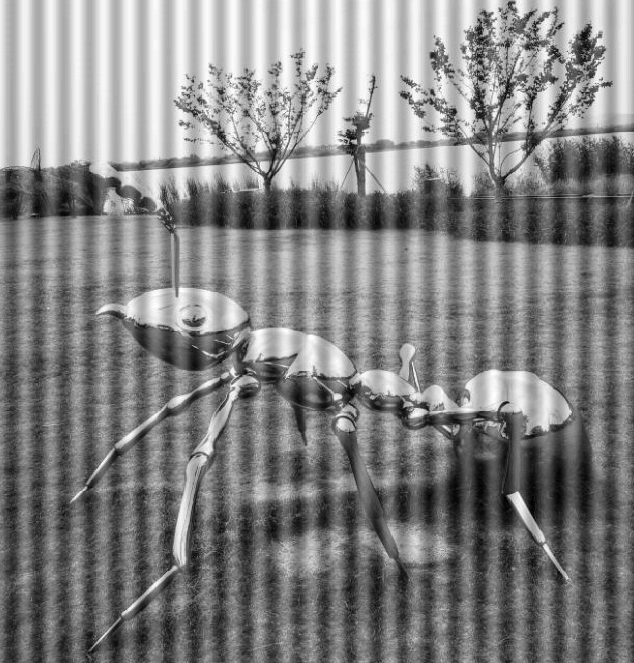
#> input picture .vscode/opencv/3-1-4.png, 634 x 663 px, found by its file name
$ python remove_stripes.py
#> lines starting #> are read from the running program, lines starting #| are printed output that depends on the picture; after the words box and inside, x2 and y2 are one past the last pixel; in counts of white or black regions, pixels touching at a corner belong together
#> further down, img is the input picture: shape (663, 634); min 0, max 255, mean 131
import cv2
import numpy as np
import matplotlib.pyplot as plt

def remove_vertical_stripes(img, notch_width=3, threshold_rel=0.1, exclusion_rel=0.02):
    """去除灰度图像中的垂直周期条纹噪声"""
#> called with notch_width = 3, threshold_rel = 0.1, exclusion_rel = 0.02
    rows, cols = img.shape
#> rows = 663; cols = 634

    # 1. 计算列平均 profile，并对其做FFT来检测条纹频率
    profile = img.mean(axis=0)
#> profile = 634 values, max 183.6 at index 181, min 69.41 at index 585, mean 131
    fft_profile = np.fft.fft(profile)
    fft_profile_shift = np.fft.fftshift(fft_profile)
    mag_profile = np.abs(fft_profile_shift)
#> mag_profile = 634 values, max 83083.9 at index 317, min 2.96 at index 534, mean 321.6

    center = cols // 2
#> center = 317
    exclusion = int(max(1, cols * exclusion_rel))
#> exclusion = 12
    threshold = mag_profile.max() * threshold_rel
#> threshold = 8308.4
    peak_indices = np.where(
        (mag_profile > threshold) & (np.abs(np.arange(cols) - center) > exclusion)
    )[0]
#> peak_indices = [293, 341]

    # 2. 图像的二维DFT
    dft = cv2.dft(np.float32(img), flags=cv2.DFT_COMPLEX_OUTPUT)
    complex_spec = dft[:, :, 0] + 1j * dft[:, :, 1]
    fshift = np.fft.fftshift(complex_spec)

    # 3. 构建掩膜，屏蔽检测到的条纹频率
    mask = np.ones((rows, cols), dtype=np.float32)
    w = int(max(1, notch_width))
    for idx in peak_indices:
        l = max(0, idx - w)
        r = min(cols, idx + w + 1)
        mask[:, l:r] = 0.0
#> this loop made 2 passes
#> (idx, l, r) on passes 1 to 2: (293, 290, 297), (341, 338, 345)
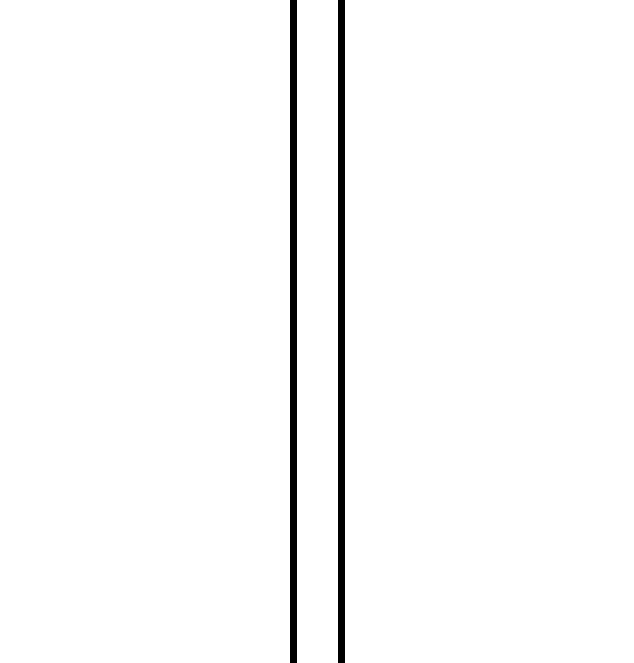
#> mask: shape (663, 634) float32; values 0 (black) and 1 (white), 97.8% white; 2 black regions, box (x1, y1, x2, y2) and area: (290, 0, 297, 663) 4641, (338, 0, 345, 663) 4641

    # 4. 频谱乘mask并反变换回图像
    fshift_filtered = fshift * mask
    f_ishift = np.fft.ifftshift(fshift_filtered)
    img_back = cv2.idft(
        np.dstack([np.real(f_ishift).astype(np.float32),
                   np.imag(f_ishift).astype(np.float32)]),
        flags=cv2.DFT_SCALE | cv2.DFT_REAL_OUTPUT
    )
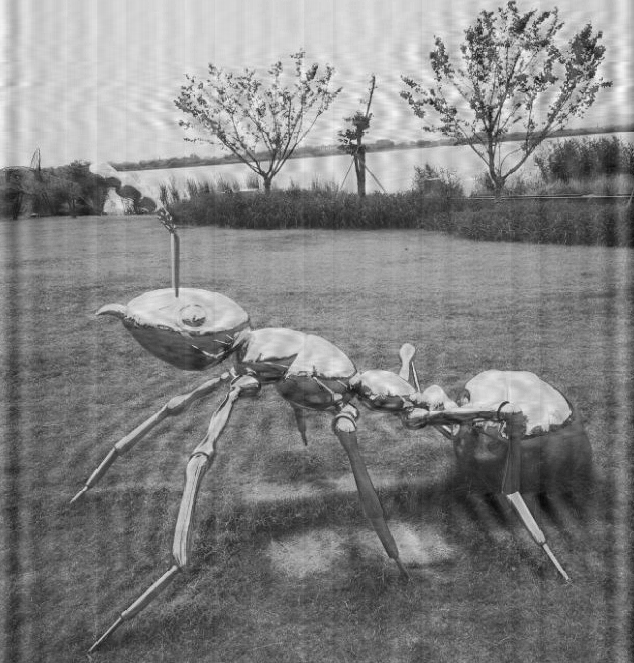
#> img_back: shape (663, 634) float32; min 3.47, max 253.3, mean 131

    return np.clip(img_back, 0, 255).astype(np.uint8)


# ==========================
# 主程序
# ==========================
if __name__ == "__main__":
    # 读取灰度图
    img = cv2.imread(r"D:\robotstar__visual\2\2\3-1-4.png", cv2.IMREAD_GRAYSCALE)
    if img is None:
        raise ValueError("图像读取失败，请检查路径。")

    # 去除条纹
    restored = remove_vertical_stripes(img, notch_width=3, threshold_rel=0.1, exclusion_rel=0.02)

    # 显示结果
    plt.figure(figsize=(10, 5))
    plt.subplot(1, 2, 1)
    plt.title("原始图像")
    plt.imshow(img, cmap="gray")
    plt.axis("off")

    plt.subplot(1, 2, 2)
    plt.title("去条纹后图像")
    plt.imshow(restored, cmap="gray")
    plt.axis("off")

    plt.tight_layout()
    plt.show()
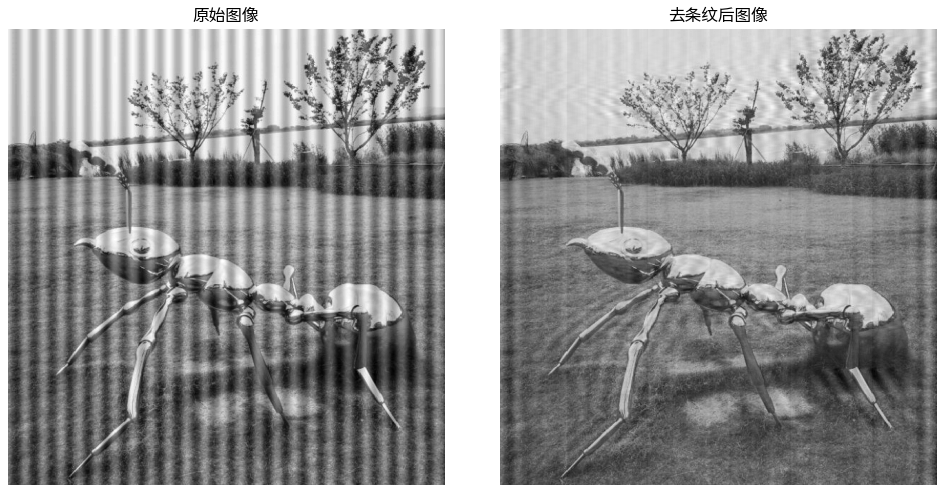
#> figure drawn by matplotlib, 2 panels
